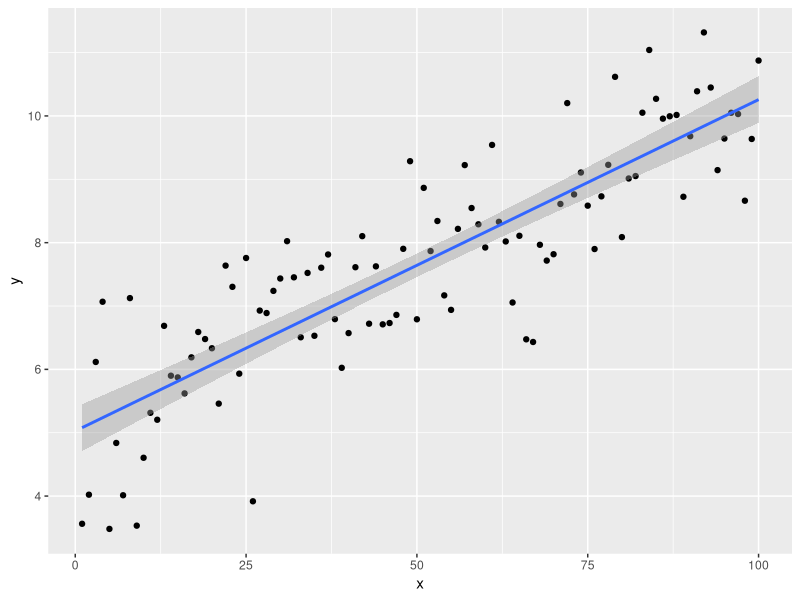

Source code (R):
library(tidyverse)

df = data.frame(x=1:100, y = 5 + 0.05*(1:100) + rnorm(100))

# cor() is used for calculating correlations?
# cor.test() for testing
?cor
cor(x = df$x, y = df$y, method = "pearson")

# We use the lm function to build a linear model in R: 
?lm

fit = lm(y ~ x, data = df) 
summary(fit)
names(fit)

ggplot(data = df, mapping = aes(x = x, y = y)) + geom_point() + geom_smooth(method = "lm")

# US states only
df = read_delim("firearms2014.csv",delim = ";" )
summary(df)


# USA vs. rest of the world
df = read_csv("country-gun-stats.csv")

# Get industrialized countries only
df %>% filter(GDP > 20000)





